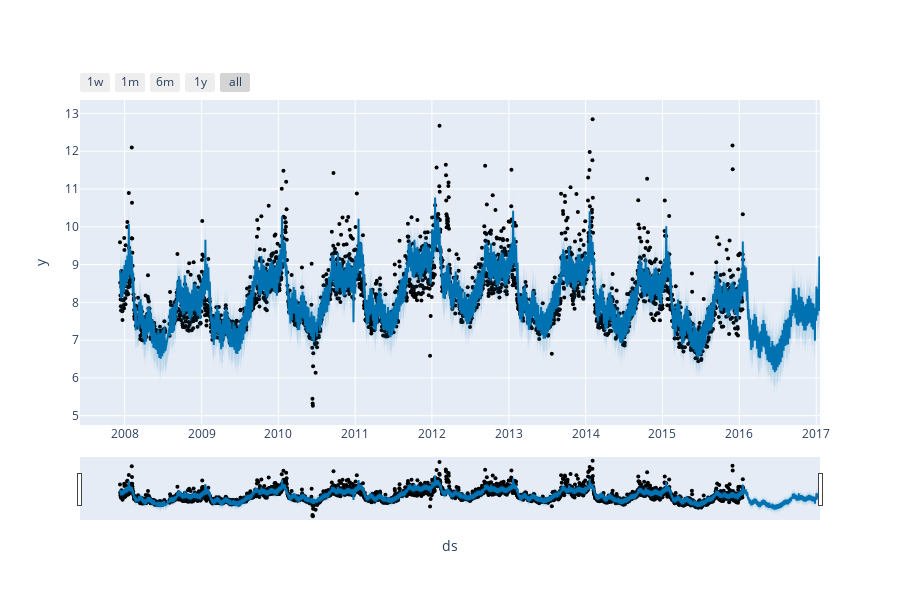

Notebook code cell kept with this figure:
### Markdown cell above
An interactive figure of the forecast and components can be created with plotly. You will need to install plotly 4.0 or above separately, as it will not by default be installed with prophet. You will also need to install the notebook and ipywidgets packages.

### Code cell
from prophet.plot import plot_plotly, plot_components_plotly

plot_plotly(m, forecast)

### Figure 1 — Plotly figure (JSON) as saved in the notebook; plotly's stock layout.template omitted (floating-point values rounded to 4 significant figures; data arrays with more than 128 entries replaced by an {"elided": "..."} marker saying what was removed)
{"data": [{"marker": {"color": "black", "size": 4}, "mode": "markers", "name": "Actual", "type": "scatter", "x": {"elided": "2905 str values"}, "y": {"elided": "2905 float values"}}, {"hoverinfo": "skip", "line": {"width": 0}, "mode": "lines", "type": "scatter", "x": {"elided": "3270 str values"}, "y": {"elided": "3270 float values"}}, {"fill": "tonexty", "fillcolor": "rgba(0, 114, 178, 0.2)", "line": {"color": "#0072B2", "width": 2}, "mode": "lines", "name": "Predicted", "type": "scatter", "x": {"elided": "3270 str values"}, "y": {"elided": "3270 float values"}}, {"fill": "tonexty", "fillcolor": "rgba(0, 114, 178, 0.2)", "hoverinfo": "skip", "line": {"width": 0}, "mode": "lines", "type": "scatter", "x": {"elided": "3270 str values"}, "y": {"elided": "3270 float values"}}], "layout": {"height": 600, "showlegend": false, "width": 900, "xaxis": {"rangeselector": {"buttons": [{"count": 7, "label": "1w", "step": "day", "stepmode": "backward"}, {"count": 1, "label": "1m", "step": "month", "stepmode": "backward"}, {"count": 6, "label": "6m", "step": "month", "stepmode": "backward"}, {"count": 1, "label": "1y", "step": "year", "stepmode": "backward"}, {"step": "all"}]}, "rangeslider": {"visible": true}, "title": {"text": "ds"}, "type": "date"}, "yaxis": {"title": {"text": "y"}}}}
